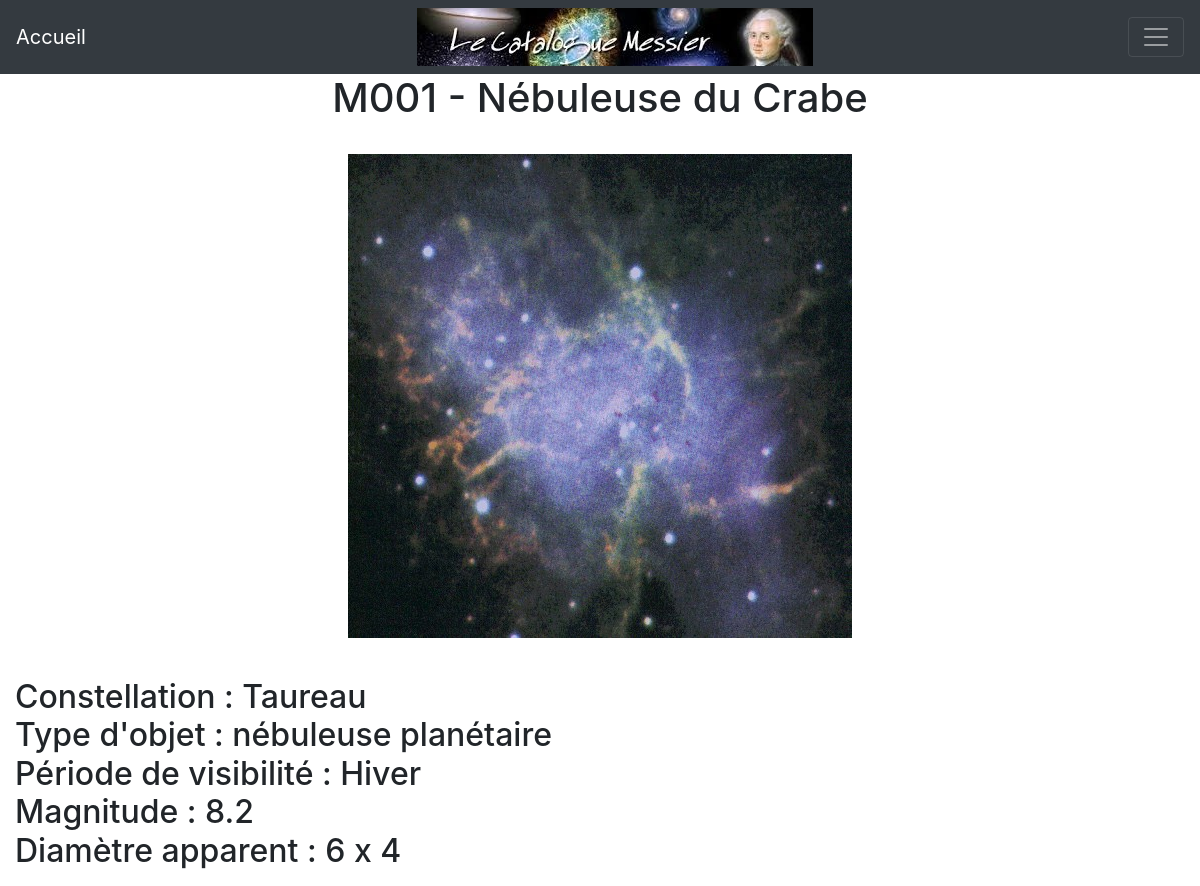
Screenshot of /?action=detail&numero=M001 with the database file from the repository.
### tables this page shows
CREATE TABLE IF NOT EXISTS `objet` (
  `numero` char(4) NOT NULL,
  `nomCommun` varchar(40) DEFAULT NULL,
  `constellation` varchar(40) DEFAULT NULL,
  `codeType` char(2) DEFAULT NULL,
  `periodeVisibilite` varchar(10) DEFAULT NULL,
  `magnitude` double(15,2) DEFAULT NULL,
  `diametreApparent` varchar(20) DEFAULT NULL,
  PRIMARY KEY (`numero`),
  KEY `codeType` (`codeType`)
);

CREATE TABLE IF NOT EXISTS `typeobjet` (
  `code` char(2) NOT NULL,
  `libelle` varchar(30) DEFAULT NULL,
  PRIMARY KEY (`code`),
  KEY `code` (`code`)
);

### index.php (called while the page is built, shortened)
<?php
    $racine = dirname(__FILE__);
    $action = filter_input(INPUT_GET, 'action', FILTER_SANITIZE_STRING);
    $controleur = Routeur::getControleur($action);
    include "$racine/controleur/$controleur";

### modele/Connexion.php (called while the page is built, shortened)
<?php
   class Connexion{
        private static $connexion;
        public static function getInstance(){
            if(!self::$connexion){
                try {
                    $serveur = 'mysql:host=localhost:3306;';
                    $bdd = 'dbname=bd_messier';
                    $user = 'root' ;
                    $mdp = 'root' ;
                    self::$connexion = new PDO($serveur.$bdd, $user, $mdp);
                    self::$connexion->query("SET CHARACTER SET utf8");
                } catch (PDOException $e) {
                        echo " Error connexion: " . $serveur . " " . $bdd . " " . $user . " " . $mdp . " " . $e->getMessage() ;
                        throw new Exception("Erreur à  la connexion \n" . $e->getMessage());
                }
            }
            return self::$connexion;
        }
     }
?>

### modele/ModeleObjetDAO.php (called while the page is built, shortened)
<?php
    include_once "$racine/classes/Objet.php";
    require_once("Connexion.php");
    require_once("ModeleTypeObjetDAO.php");
    class ModeleObjetDAO{
        private static $lesObjets;
        public static function getObjetByNumero($numeroObj) {
            self::$lesObjets = self::chargerObjets();
            $unObjet = null;
            foreach(self::$lesObjets as $obj){
                if($obj->getNumero() == $numeroObj){
                    $unObjet = $obj;
                }
            }
            return $unObjet;
        }
        private static function chargerObjets()
        {
            $resultat = new ArrayObject();
            $req = "SELECT * FROM objet ORDER BY 1";
            try {
                $curseur = Connexion::getInstance()->query($req);
                while ($ligne = $curseur->fetch(PDO::FETCH_ASSOC)) {
                    $unTypeObjet = ModeleTypeObjetDAO::findById($ligne['codeType']);
                    $nomCommun = $ligne['nomCommun'];
                    if($ligne['nomCommun'] == null){
                        $nomCommun = "";
                    }
                    $unObjet = new Objet($ligne['numero'], $nomCommun, $ligne['constellation'],$ligne['periodeVisibilite'],
                        $ligne['diametreApparent'], $ligne['magnitude'], $unTypeObjet);
                    $resultat[] = $unObjet;
                }
                return $resultat;
            }
            catch(PDOException $e) {
                print "Erreur !: " . $e->getMessage();
                die();
            }
        }
    }

### modele/ModeleTypeObjetDAO.php (called while the page is built)
<?php
    include_once "$racine/classes/TypeObjet.php";
    require_once("Connexion.php");
class ModeleTypeObjetDAO {
    public static function findById($code){
        try {
            $req = Connexion::getInstance()->prepare("SELECT * FROM typeobjet WHERE code = :code");
            $req->bindValue(':code', $code, PDO::PARAM_STR);
            $req->execute();
            while ($ligne = $req->fetch(PDO::FETCH_ASSOC)) {
                $unTypeObjet = new TypeObjet($ligne['code'], $ligne['libelle']);
            }
            return $unTypeObjet;
        }
        catch(PDOException $e) {
            print "Erreur !: " . $e->getMessage();
            die();
        }
    }
}

### classes/Objet.php (called while the page is built)
<?php
class Objet {
    private string $numero;
    private string $nomCommun;
    private string $constellation;
    private string $periodeVisibilite;
    private string $diametreApparent;
    private string $magnitude;
    private TypeObjet $typeObjet;
    public function __construct(string $num, string $nom, string $const, string $per, string $diam, string $magn,TypeObjet $type){
        $this->numero = $num;
        $this->nomCommun = $nom;
        $this->constellation = $const;
        $this->periodeVisibilite = $per;
        $this->diametreApparent = $diam;
        $this->magnitude = $magn;
        $this->typeObjet = $type;
    }
    public function getNumero(){
        return $this->numero;
    }
    public function getNomCommun(){
        return $this->nomCommun;
    }
    public function getTypeObjet(){
        return $this->typeObjet;
    }
    public function getConstellation(){
        return $this->constellation;
    }
    public function getPeriodeVisibilite(){
        return $this->periodeVisibilite;
    }
    public function getDiametreApparent(){
        return $this->diametreApparent;
    }
    public function getMagnitude(){
        return $this->magnitude;
    }
}

### classes/TypeObjet.php (called while the page is built, shortened)
<?php
class TypeObjet {
    private string $libelle;
    function __construct(string $code, string $libelle){
        $this->libelle = $libelle;
    }
    public function getLibelle(){
        return $this->libelle;
    }
}

### vue/VueDetailObjet.php (the view)
<h1 class = "text-center"><?= $unObjet->getNumero(). " - ".$unObjet->getNomCommun(); ?></h1>
<br/>
<p id="principal" style="text-align: center">
    <img src="photos/<?= $unObjet->getNumero()?>.jpg" alt="photo de l'objet"  />
    <br />
    <br />
    <h2>
        <?= "Constellation : ". $unObjet->getConstellation(); ?> <br />
        <?= "Type d'objet : ". $unObjet->getTypeObjet()->getLibelle(); ?> <br />
        <?= "Période de visibilité : ". $unObjet->getPeriodeVisibilite(); ?> <br />
        <?= "Magnitude : ". $unObjet->getMagnitude(); ?> <br />
        <?= "Diamètre apparent : ". $unObjet->getDiametreApparent(); ?> <br />
    </h2>
</p>

### rows the page displays
objet: numero "M001", nomCommun "Nébuleuse du Crabe", numero (picture), constellation "Taureau", periodeVisibilite "Hiver", magnitude "8.2", diametreApparent "6 x 4"
typeobjet: libelle "nébuleuse planétaire"
